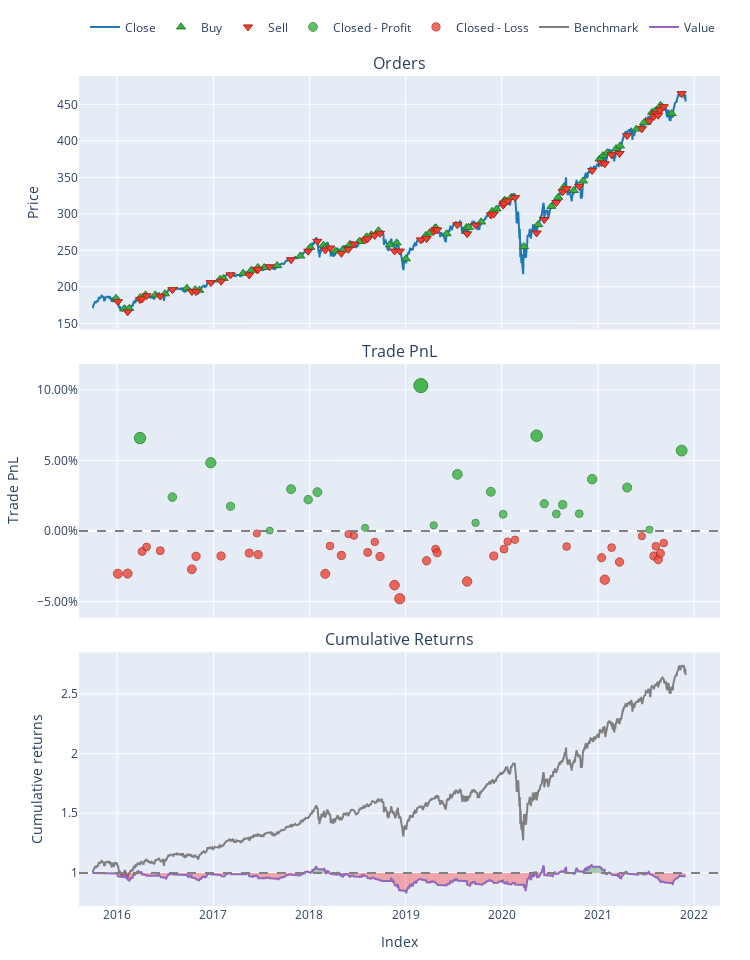

Notebook cell for this chart:
### Code cell
port.plot().show()

### Figure 1 — Plotly figure (JSON) as saved in the notebook; plotly's stock layout.template omitted (floating-point values rounded to 4 significant figures; data arrays with more than 128 entries replaced by an {"elided": "..."} marker saying what was removed)
{"data": [{"legendgroup": "0", "line": {"color": "#1f77b4"}, "name": "Close", "showlegend": true, "type": "scatter", "uid": "6a68f45e-cea1-438a-a41e-c207b6543642", "x": {"elided": "1554 str values"}, "xaxis": "x", "y": {"elided": "1554 float values"}, "yaxis": "y"}, {"customdata": {"elided": "64x3 float values"}, "hovertemplate": "Order Id: %{customdata[0]}<br>Timestamp: %{x}<br>Price: %{y}<br>Size: %{customdata[1]:.6f}<br>Fees: %{customdata[2]:.6f}", "legendgroup": "1", "marker": {"color": "#37B13F", "line": {"color": "rgb(38,123,44)", "width": 1}, "size": 8, "symbol": "triangle-up"}, "mode": "markers", "name": "Buy", "type": "scatter", "uid": "a16e09f0-19d6-478c-8ef6-8fce92737eb6", "x": ["2015-12-28T00:00:00", "2016-01-28T00:00:00", "2016-02-16T00:00:00", "2016-03-29T00:00:00", "2016-04-18T00:00:00", "2016-05-25T00:00:00", "2016-07-01T00:00:00", "2016-09-22T00:00:00", "2016-10-24T00:00:00", "2016-11-08T00:00:00", "2017-01-26T00:00:00", "2017-02-09T00:00:00", "2017-04-24T00:00:00", "2017-05-25T00:00:00", "2017-06-19T00:00:00", "2017-07-13T00:00:00", "2017-08-31T00:00:00", "2017-11-27T00:00:00", "2018-01-04T00:00:00", "2018-02-23T00:00:00", "2018-03-05T00:00:00", "2018-04-10T00:00:00", "2018-05-07T00:00:00", "2018-06-04T00:00:00", "2018-07-09T00:00:00", "2018-08-06T00:00:00", "2018-08-24T00:00:00", "2018-09-20T00:00:00", "2018-11-02T00:00:00", "2018-11-28T00:00:00", "2019-01-02T00:00:00", "2019-03-19T00:00:00", "2019-04-02T00:00:00", "2019-04-23T00:00:00", "2019-04-26T00:00:00", "2019-06-06T00:00:00", "2019-08-21T00:00:00", "2019-08-29T00:00:00", "2019-10-15T00:00:00", "2019-11-26T00:00:00", "2019-12-13T00:00:00", "2020-01-09T00:00:00", "2020-01-13T00:00:00", "2020-02-07T00:00:00", "2020-03-26T00:00:00", "2020-05-19T00:00:00", "2020-07-08T00:00:00", "2020-08-03T00:00:00", "2020-08-24T00:00:00", "2020-10-01T00:00:00", "2020-11-05T00:00:00", "2021-01-07T00:00:00", "2021-01-20T00:00:00", "2021-02-05T00:00:00", "2021-03-11T00:00:00", "2021-03-26T00:00:00", "2021-05-27T00:00:00", "2021-06-25T00:00:00", "2021-07-26T00:00:00", "2021-08-06T00:00:00", "2021-08-11T00:00:00", "2021-08-25T00:00:00", "2021-08-27T00:00:00", "2021-10-08T00:00:00"], "xaxis": "x", "y": [184.3, 169.9, 170.5, 185.2, 188.9, 189.0, 190.5, 198.1, 196.0, 195.3, 210.4, 211.6, 218.6, 222.8, 226.6, 226.3, 229.2, 242.2, 254.1, 257.0, 254.6, 249.0, 250.7, 258.2, 262.1, 268.5, 271.2, 276.9, 257.6, 260.2, 238.5, 270.3, 273.8, 280.4, 280.9, 272.6, 281.3, 281.5, 288.8, 303.5, 306.7, 317.2, 318.5, 322.6, 255.2, 285.2, 310.2, 322.6, 336.5, 332.0, 345.0, 375.0, 379.8, 383.6, 389.3, 393.0, 416.2, 424.8, 439.2, 440.6, 441.9, 447.0, 448.4, 437.4], "yaxis": "y"}, {"customdata": {"elided": "64x3 float values"}, "hovertemplate": "Order Id: %{customdata[0]}<br>Timestamp: %{x}<br>Price: %{y}<br>Size: %{customdata[1]:.6f}<br>Fees: %{customdata[2]:.6f}", "legendgroup": "2", "marker": {"color": "#EA4335", "line": {"color": "rgb(181,31,18)", "width": 1}, "size": 8, "symbol": "triangle-down"}, "mode": "markers", "name": "Sell", "type": "scatter", "uid": "b0792756-9fb6-4509-b2ac-bdbc71487ef9", "x": ["2016-01-04T00:00:00", "2016-02-10T00:00:00", "2016-03-28T00:00:00", "2016-04-05T00:00:00", "2016-04-22T00:00:00", "2016-06-13T00:00:00", "2016-07-29T00:00:00", "2016-10-11T00:00:00", "2016-10-27T00:00:00", "2016-12-22T00:00:00", "2017-01-30T00:00:00", "2017-03-07T00:00:00", "2017-05-17T00:00:00", "2017-06-15T00:00:00", "2017-06-20T00:00:00", "2017-08-03T00:00:00", "2017-10-23T00:00:00", "2017-12-27T00:00:00", "2018-01-31T00:00:00", "2018-03-02T00:00:00", "2018-03-20T00:00:00", "2018-05-02T00:00:00", "2018-05-29T00:00:00", "2018-06-19T00:00:00", "2018-07-31T00:00:00", "2018-08-10T00:00:00", "2018-09-06T00:00:00", "2018-09-26T00:00:00", "2018-11-20T00:00:00", "2018-12-10T00:00:00", "2019-02-28T00:00:00", "2019-03-22T00:00:00", "2019-04-18T00:00:00", "2019-04-25T00:00:00", "2019-05-01T00:00:00", "2019-07-17T00:00:00", "2019-08-23T00:00:00", "2019-09-24T00:00:00", "2019-11-21T00:00:00", "2019-12-02T00:00:00", "2020-01-07T00:00:00", "2020-01-10T00:00:00", "2020-01-24T00:00:00", "2020-02-21T00:00:00", "2020-05-13T00:00:00", "2020-06-11T00:00:00", "2020-07-27T00:00:00", "2020-08-20T00:00:00", "2020-09-04T00:00:00", "2020-10-22T00:00:00", "2020-12-10T00:00:00", "2021-01-15T00:00:00", "2021-01-27T00:00:00", "2021-02-22T00:00:00", "2021-03-24T00:00:00", "2021-04-22T00:00:00", "2021-06-17T00:00:00", "2021-07-16T00:00:00", "2021-08-02T00:00:00", "2021-08-09T00:00:00", "2021-08-18T00:00:00", "2021-08-26T00:00:00", "2021-09-08T00:00:00", "2021-11-15T00:00:00"], "xaxis": "x", "y": [179.7, 165.6, 182.6, 183.4, 187.7, 187.3, 196.1, 193.7, 193.5, 205.8, 207.7, 216.4, 216.2, 223.5, 223.9, 227.5, 237.1, 248.8, 262.4, 250.4, 253.2, 245.9, 251.4, 258.6, 264.1, 265.8, 270.5, 273.3, 249.0, 249.0, 264.3, 266.0, 276.3, 278.2, 278.0, 285.0, 272.7, 284.5, 298.4, 299.7, 311.9, 314.7, 317.7, 322.3, 273.7, 292.2, 315.6, 330.3, 334.4, 337.8, 359.5, 369.8, 368.6, 381.0, 382.7, 407.2, 416.7, 427.4, 433.6, 438.1, 435.2, 442.2, 446.8, 464.6], "yaxis": "y"}, {"customdata": [[2, 2, 6184.0, 0.0659], [6, 6, 2313.0, 0.02407], [9, 9, 4554.0, 0.04843], [11, 11, 1702.0, 0.01757], [15, 15, 32.32, 0.0003395], [16, 16, 2828.0, 0.02969], [17, 17, 2185.0, 0.02228], [18, 18, 2770.0, 0.02763], [24, 24, 219.8, 0.002275], [30, 30, 8773.0, 0.1031], [32, 32, 375.0, 0.004081], [35, 35, 3602.0, 0.04017], [37, 37, 523.6, 0.005821], [38, 38, 2520.0, 0.02785], [40, 40, 1088.0, 0.01191], [44, 44, 6079.0, 0.06754], [45, 45, 1863.0, 0.0194], [46, 46, 1187.0, 0.01212], [47, 47, 1851.0, 0.01867], [49, 49, 1230.0, 0.01232], [50, 50, 3715.0, 0.03676], [55, 55, 2961.0, 0.03086], [57, 57, 101.5, 0.001029], [63, 63, 5230.0, 0.05705]], "hovertemplate": "Exit Trade Id: %{customdata[0]}<br>Position Id: %{customdata[1]}<br>Exit Timestamp: %{x}<br>PnL: %{customdata[2]:.6f}<br>Return: %{customdata[3]:.2%}", "legendgroup": "3", "marker": {"color": "#37B13F", "line": {"color": "rgb(38,123,44)", "width": 1}, "opacity": [0.8457, 0.7846, 0.8202, 0.7752, 0.75, 0.7928, 0.782, 0.7898, 0.7528, 0.9, 0.7555, 0.8081, 0.758, 0.7902, 0.7669, 0.8481, 0.7778, 0.7672, 0.7768, 0.7675, 0.8032, 0.7945, 0.751, 0.8328], "size": [11.47, 8.616, 10.28, 8.174, 7, 9.0, 8.495, 8.859, 7.132, 14, 7.255, 9.713, 7.373, 8.874, 7.788, 11.58, 8.298, 7.803, 8.249, 7.816, 9.481, 9.079, 7.047, 10.86], "symbol": "circle"}, "mode": "markers", "name": "Closed - Profit", "type": "scatter", "uid": "585a4670-05cd-4b3e-a37e-804019b65ab6", "x": ["2016-03-28T00:00:00", "2016-07-29T00:00:00", "2016-12-22T00:00:00", "2017-03-07T00:00:00", "2017-08-03T00:00:00", "2017-10-23T00:00:00", "2017-12-27T00:00:00", "2018-01-31T00:00:00", "2018-07-31T00:00:00", "2019-02-28T00:00:00", "2019-04-18T00:00:00", "2019-07-17T00:00:00", "2019-09-24T00:00:00", "2019-11-21T00:00:00", "2020-01-07T00:00:00", "2020-05-13T00:00:00", "2020-06-11T00:00:00", "2020-07-27T00:00:00", "2020-08-20T00:00:00", "2020-10-22T00:00:00", "2020-12-10T00:00:00", "2021-04-22T00:00:00", "2021-07-16T00:00:00", "2021-11-15T00:00:00"], "xaxis": "x2", "y": [0.0659, 0.02407, 0.04843, 0.01757, 0.0003395, 0.02969, 0.02228, 0.02763, 0.002275, 0.1031, 0.004081, 0.04017, 0.005821, 0.02785, 0.01191, 0.06754, 0.0194, 0.01212, 0.01867, 0.01232, 0.03676, 0.03086, 0.001029, 0.05705], "yaxis": "y2"}, {"customdata": {"elided": "40x4 float values"}, "hovertemplate": "Exit Trade Id: %{customdata[0]}<br>Position Id: %{customdata[1]}<br>Exit Timestamp: %{x}<br>PnL: %{customdata[2]:.6f}<br>Return: %{customdata[3]:.2%}", "legendgroup": "4", "marker": {"color": "#EA4335", "line": {"color": "rgb(181,31,18)", "width": 1}, "opacity": [0.7937, 0.7935, 0.7706, 0.7659, 0.7698, 0.7891, 0.7757, 0.7753, 0.7723, 0.752, 0.7738, 0.7938, 0.7649, 0.7747, 0.7527, 0.7544, 0.7716, 0.7608, 0.7759, 0.8055, 0.8195, 0.7802, 0.7682, 0.772, 0.8017, 0.7753, 0.7682, 0.7604, 0.7585, 0.7655, 0.7771, 0.7998, 0.7666, 0.7815, 0.7548, 0.7753, 0.7652, 0.7791, 0.7726, 0.7619], "size": [9.037, 9.029, 7.963, 7.744, 7.925, 8.824, 8.198, 8.181, 8.041, 7.094, 8.112, 9.042, 7.695, 8.154, 7.124, 7.205, 8.008, 7.504, 8.206, 9.589, 10.24, 8.411, 7.848, 8.025, 9.414, 8.182, 7.851, 7.487, 7.396, 7.725, 8.263, 9.326, 7.775, 8.471, 7.224, 8.182, 7.711, 8.357, 8.056, 7.557], "symbol": "circle"}, "mode": "markers", "name": "Closed - Loss", "type": "scatter", "uid": "8113bd6d-7fec-48f3-a75e-b3f458f380f8", "x": ["2016-01-04T00:00:00", "2016-02-10T00:00:00", "2016-04-05T00:00:00", "2016-04-22T00:00:00", "2016-06-13T00:00:00", "2016-10-11T00:00:00", "2016-10-27T00:00:00", "2017-01-30T00:00:00", "2017-05-17T00:00:00", "2017-06-15T00:00:00", "2017-06-20T00:00:00", "2018-03-02T00:00:00", "2018-03-20T00:00:00", "2018-05-02T00:00:00", "2018-05-29T00:00:00", "2018-06-19T00:00:00", "2018-08-10T00:00:00", "2018-09-06T00:00:00", "2018-09-26T00:00:00", "2018-11-20T00:00:00", "2018-12-10T00:00:00", "2019-03-22T00:00:00", "2019-04-25T00:00:00", "2019-05-01T00:00:00", "2019-08-23T00:00:00", "2019-12-02T00:00:00", "2020-01-10T00:00:00", "2020-01-24T00:00:00", "2020-02-21T00:00:00", "2020-09-04T00:00:00", "2021-01-15T00:00:00", "2021-01-27T00:00:00", "2021-02-22T00:00:00", "2021-03-24T00:00:00", "2021-06-17T00:00:00", "2021-08-02T00:00:00", "2021-08-09T00:00:00", "2021-08-18T00:00:00", "2021-08-26T00:00:00", "2021-09-08T00:00:00"], "xaxis": "x2", "y": [-0.03024, -0.03013, -0.01447, -0.01126, -0.01391, -0.02711, -0.01792, -0.01768, -0.01562, -0.001723, -0.01667, -0.03032, -0.01054, -0.01727, -0.002166, -0.003342, -0.01514, -0.007731, -0.01805, -0.03834, -0.04797, -0.02105, -0.01279, -0.01539, -0.03577, -0.01769, -0.01283, -0.007493, -0.006151, -0.01099, -0.01888, -0.03449, -0.01172, -0.02193, -0.003631, -0.01769, -0.01078, -0.02026, -0.01583, -0.00852], "yaxis": "y2"}, {"legendgroup": "5", "line": {"color": "#7f7f7f"}, "name": "Benchmark", "showlegend": true, "type": "scatter", "uid": "b1328839-8fbd-4343-9fea-b46377f3c470", "x": {"elided": "1554 str values"}, "xaxis": "x3", "y": {"elided": "1554 float values"}, "yaxis": "y3"}, {"hoverinfo": "skip", "legendgroup": "6", "line": {"color": "rgba(0, 0, 0, 0)", "width": 0}, "opacity": 0, "showlegend": false, "type": "scatter", "uid": "2755c48f-b354-44c5-a8e0-c7806e0fa64f", "x": {"elided": "1554 str values"}, "xaxis": "x3", "y": {"elided": "1554 int values"}, "yaxis": "y3"}, {"connectgaps": false, "fill": "tonexty", "fillcolor": "rgba(0, 128, 0, 0.3)", "hoverinfo": "skip", "legendgroup": "6", "line": {"color": "rgba(0, 0, 0, 0)", "width": 0}, "opacity": 0, "showlegend": false, "type": "scatter", "uid": "b059d52d-e99a-40e7-a0e5-1e33ae0d31d7", "x": {"elided": "1554 str values"}, "xaxis": "x3", "y": {"elided": "1554 float values"}, "yaxis": "y3"}, {"hoverinfo": "skip", "legendgroup": "6", "line": {"color": "rgba(0, 0, 0, 0)", "width": 0}, "opacity": 0, "showlegend": false, "type": "scatter", "uid": "232b257b-0971-4833-a64e-6774be2ec13e", "x": {"elided": "1554 str values"}, "xaxis": "x3", "y": {"elided": "1554 int values"}, "yaxis": "y3"}, {"connectgaps": false, "fill": "tonexty", "fillcolor": "rgba(255, 0, 0, 0.3)", "hoverinfo": "skip", "legendgroup": "6", "line": {"color": "rgba(0, 0, 0, 0)", "width": 0}, "opacity": 0, "showlegend": false, "type": "scatter", "uid": "a7088441-cd14-42ef-b909-faf9fd506c27", "x": {"elided": "1554 str values"}, "xaxis": "x3", "y": {"elided": "1554 float values"}, "yaxis": "y3"}, {"legendgroup": "7", "line": {"color": "#9467bd"}, "name": "Value", "showlegend": true, "type": "scatter", "uid": "7a72724e-8ac7-4e4f-88c3-215b52a87bbc", "x": {"elided": "1554 str values"}, "xaxis": "x3", "y": {"elided": "1554 float values"}, "yaxis": "y3"}, {"hoverinfo": "skip", "legendgroup": "6", "line": {"color": "rgba(0, 0, 0, 0)", "width": 0}, "opacity": 0, "showlegend": false, "type": "scatter", "uid": "6641a7c0-5a13-47f9-8ac3-5a628a96b1c7", "x": {"elided": "1554 str values"}, "xaxis": "x3", "y": {"elided": "1554 int values"}, "yaxis": "y3"}], "layout": {"annotations": [{"font": {"size": 16}, "showarrow": false, "text": "Orders", "x": 0.5, "xanchor": "center", "xref": "paper", "y": 1, "yanchor": "bottom", "yref": "paper"}, {"font": {"size": 16}, "showarrow": false, "text": "Trade PnL", "x": 0.5, "xanchor": "center", "xref": "paper", "y": 0.6528, "yanchor": "bottom", "yref": "paper"}, {"font": {"size": 16}, "showarrow": false, "text": "Cumulative Returns", "x": 0.5, "xanchor": "center", "xref": "paper", "y": 0.3056, "yanchor": "bottom", "yref": "paper"}], "height": 960, "legend": {"orientation": "h", "traceorder": "normal", "x": 1, "xanchor": "right", "y": 1.042, "yanchor": "bottom"}, "margin": {"b": 30, "l": 30, "r": 30, "t": 30}, "shapes": [{"line": {"color": "gray", "dash": "dash"}, "type": "line", "x0": 0, "x1": 1, "xref": "paper", "y0": 0, "y1": 0, "yref": "y2"}, {"line": {"color": "gray", "dash": "dash"}, "type": "line", "x0": 0, "x1": 1, "xref": "paper", "y0": 1, "y1": 1, "yref": "y3"}], "showlegend": true, "width": 750, "xaxis": {"anchor": "y", "domain": [0, 1], "matches": "x3", "showticklabels": false}, "xaxis2": {"anchor": "y2", "domain": [0, 1], "matches": "x3", "showticklabels": false}, "xaxis3": {"anchor": "y3", "domain": [0, 1], "title": {"text": "Index"}}, "yaxis": {"anchor": "x", "domain": [0.6944, 1], "title": {"text": "Price"}}, "yaxis2": {"anchor": "x2", "domain": [0.3472, 0.6528], "tickformat": ".2%", "title": {"text": "Trade PnL"}}, "yaxis3": {"anchor": "x3", "domain": [0, 0.3056], "title": {"text": "Cumulative returns"}}}}
